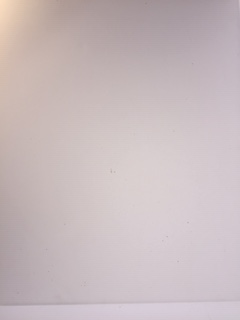
#> input picture carac-geo/background.JPG, 240 x 320 px, found by its file name
$ python carac-geo2.py   (older library calls are emulated)
#> lines starting #> are read from the running program, lines starting #| are printed output that depends on the picture; after the words box and inside, x2 and y2 are one past the last pixel; in counts of white or black regions, pixels touching at a corner belong together
# -*- coding: utf-8 -*-
"""
Created on Thu Jun  4 13:55:01 2020

@author: paulg
"""

from skimage.measure import compare_ssim
from scipy.spatial import distance as dist
from imutils import perspective
from imutils import contours
import numpy as np
import argparse
import imutils
import cv2


import xlsxwriter

import matplotlib.pyplot as plt
import matplotlib.image as mpimg

import subprocess as sp


import os.path

# extract the geometric caractestics and genrate an excel fle

def Str_sim_in(background,image):

    grayA = cv2.cvtColor(background, cv2.COLOR_BGR2GRAY)
    grayB = cv2.cvtColor(image, cv2.COLOR_BGR2GRAY)


    # compute the Structural Similarity Index (SSIM) between the two
    # images, ensuring that the difference image is returned
    (score, diff) = compare_ssim(grayA, grayB, full=True)
    diff = (diff * 255).astype("uint8")

    # threshold the difference image, followed by finding contours to
    # obtain the regions of the two input images that differ
    thresh = cv2.threshold(diff, 80, 255,
    	cv2.THRESH_BINARY_INV | cv2.THRESH_OTSU)[1]
    cnts = cv2.findContours(thresh.copy(), cv2.RETR_EXTERNAL,
    	cv2.CHAIN_APPROX_SIMPLE)
    cnts = imutils.grab_contours(cnts)
    c = max(cnts, key=cv2.contourArea)
    return c


#add the caracteristics of the extraction of the contour to allow more flexibility

#other config ite dila=6 and ite erode=3
def contour_extrac(image):

    gray = cv2.cvtColor(image,cv2.COLOR_BGR2GRAY)
    gray=cv2.GaussianBlur(gray,(7,7),0)


    edged = cv2.Canny(gray, 50, 100)
    edged = cv2.dilate(edged, None, iterations=1)
    edged = cv2.erode(edged, None, iterations=1)


    cnts = cv2.findContours( edged,cv2.RETR_EXTERNAL, cv2.CHAIN_APPROX_SIMPLE)
    cnts = imutils.grab_contours(cnts)

    #extract the biggest contour
    c = max(cnts, key=cv2.contourArea)
    return c

def create_excel(file_name):
#> called with file_name = 'carac-geo.xlsx'
    workbook = xlsxwriter.Workbook(file_name)
    worksheet = workbook.add_worksheet('top')
    worksheet2 = workbook.add_worksheet('side')


    # Start from the first cell. Rows and columns are zero indexed.
    row = 0
    col = 0

    title = ['Name', 'Area','Perimeter','length','height']

    # create the name of the title
    for t in (title):
        worksheet.write(row, col,t)

        col += 1
    return workbook,worksheet,worksheet2

def carac_geo_extra(contour):
    rect = cv2.minAreaRect(contour)
    box = cv2.boxPoints(rect)
    box = np.int0(box)
    size=rect[1]
    W=min(size)
    L=max(size)
    A=cv2.contourArea(contour)
    P=cv2.arcLength(contour,True)
    return A,W,L,P

workbook,worksheet,worksheet2=create_excel('carac-geo.xlsx')


path="C:/Users/paulg/Documents/ENS/M2R/Courses/Projet/code/carac-geo/image3"

files=os.listdir(path)

#parameters measured on the calibration pictures

area_ref=10*10
width_ref=10
length_ref=10
perimeter_ref=(10+10)*2

#calibration parameter

back= cv2.imread('background.jpg')
#> back is the input picture: shape (320, 240, 3); mean B, G, R 189.2, 187, 199.9

pixelsPerA= None
pixelsPerW= None
pixelsPerL= None
pixelsPerP= None

col = 0
row = 1

method=1

for f in files:
    f2=f
    f='image3/'+f
    img = cv2.imread(f)
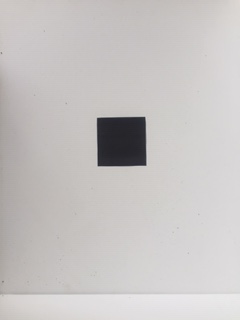
#> input picture carac-geo/image3/0-10x10.JPG, 240 x 320 px
#> img is the input picture: shape (320, 240, 3); mean B, G, R 194.7, 195.6, 198.9
    if method==1:
        contour=contour_extrac(img)
#> in contour_extrac, `edged = cv2.Canny(gray, 50, 100)`:
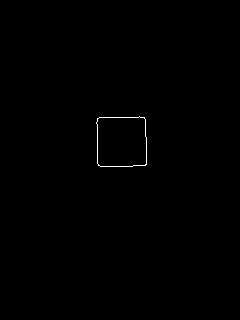
#> edged: shape (320, 240); 0.25% white in thin lines or dots, all inside (x1, y1, x2, y2) = (96, 116, 147, 167)
#> in contour_extrac, `edged = cv2.dilate(edged, None, iterations=1)`:
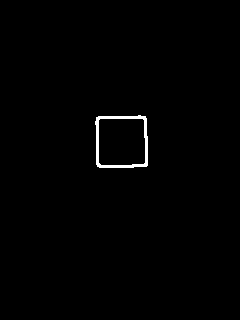
#> edged: shape (320, 240); 0.77% white; 1 white region, box (x1, y1, x2, y2) and area: (95, 115, 148, 168) 589
#> in contour_extrac, `cnts = cv2.findContours( edged,cv2.RETR_EXTERNAL, cv2.CHAIN_APPROX_SIM..`: cnts = 1 contour; box (x1, y1, x2, y2) and area: (96, 116, 147, 167) 2364
#> in contour_extrac, `c = max(cnts, key=cv2.contourArea)`: c = contour of 24 points, box (x1, y1, x2, y2) (96, 116, 147, 167), area 2364
#> contour has the same summary as c in contour_extrac
    if method==2:
        contour=Str_sim_in(back,img)
    A,W,L,P=carac_geo_extra(contour)
#> in carac_geo_extra, `rect = cv2.minAreaRect(contour)`: rect = ((121.3, 141.4), (49.63, 49.81), -1.43)
#> in carac_geo_extra, `box = cv2.boxPoints(rect)`: box = [[97.1, 166.9], [95.85, 117.1], [145.5, 115.8], [146.7, 165.6]]
#> in carac_geo_extra, `box = np.int0(box)`: box = [[97, 166], [95, 117], [145, 115], [146, 165]]
#> in carac_geo_extra, `size=rect[1]`: size = (49.63, 49.81)
#> in carac_geo_extra, `W=min(size)`: W = 49.63
#> in carac_geo_extra, `L=max(size)`: L = 49.81
#> in carac_geo_extra, `A=cv2.contourArea(contour)`: A = 2363.5
#> in carac_geo_extra, `P=cv2.arcLength(contour,True)`: P = 193.6
#> A = 2363.5; W = 49.63; L = 49.81; P = 193.6

    if pixelsPerA is None:
        pixelsPerA=A/area_ref
#> pixelsPerA = 23.64
        pixelsPerW=W/width_ref
#> pixelsPerW = 4.96
        pixelsPerL=L/length_ref
#> pixelsPerL = 4.98
        pixelsPerP=P/perimeter_ref
#> pixelsPerP = 4.84
    A=A/pixelsPerA
#> A = 100
    W=W/pixelsPerW
#> W = 10
    L=L/pixelsPerL
#> L = 10
    P=P/pixelsPerP
#> P = 40
    carac_geo=[f2,A,P,W,L]
#> carac_geo = ['0-10x10.JPG', 100, 40, 10, 10]
    for c in (carac_geo):
        worksheet.write(row, col,c)
        col+=1
#> this loop made 5 passes
#> c on passes 1 to 5: '0-10x10.JPG', 100, 40, 10, 10
#> after the loop, col = 5
    row+=1
#> row = 2
    col=0
#> pass 2 of the loop `for f in files:`:
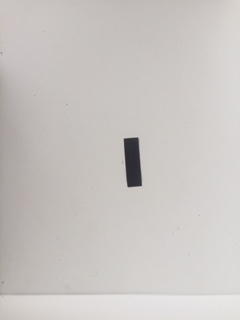
#> input picture carac-geo/image3/10x3.JPG, 240 x 320 px
#> img is the input picture: shape (320, 240, 3); mean B, G, R 194.4, 197.2, 201.5
#> in contour_extrac (call 2), `edged = cv2.Canny(gray, 50, 100)`:
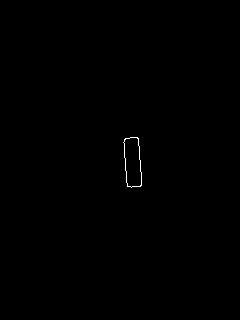
#> edged: shape (320, 240); 0.16% white in thin lines or dots, all inside (x1, y1, x2, y2) = (123, 137, 142, 188)
#> in contour_extrac (call 2), `edged = cv2.dilate(edged, None, iterations=1)`:
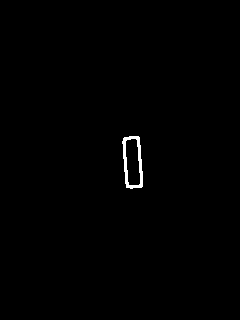
#> edged: shape (320, 240); 0.51% white; 1 white region, box (x1, y1, x2, y2) and area: (122, 136, 143, 189) 395
#> cnts = 1 contour; box (x1, y1, x2, y2) and area: (123, 137, 142, 188) 715
#> in contour_extrac (call 2), `c = max(cnts, key=cv2.contourArea)`: c = contour of 27 points, box (x1, y1, x2, y2) (123, 137, 142, 188), area 715
#> contour has the same summary as c in contour_extrac
#> `A,W,L,P=carac_geo_extra(contour)`: A = 715; W = 15.8; L = 49.93; P = 127.8
#> `A=A/pixelsPerA`: A = 30.25
#> `W=W/pixelsPerW`: W = 3.18
#> `L=L/pixelsPerL`: L = 10.02
#> `P=P/pixelsPerP`: P = 26.41
#> carac_geo = ['10x3.JPG', 30.25, 26.41, 3.18, 10.02]
#> the loop `for c in (carac_geo):` made 5 passes
#> c on passes 1 to 5: '10x3.JPG', 30.25, 26.41, 3.18, 10.02
#> after the loop `for c in (carac_geo):`: col = 5
#> row = 3
#> pass 3 of the loop `for f in files:`:
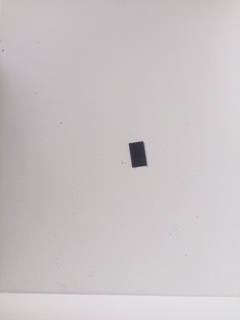
#> input picture carac-geo/image3/3x5.JPG, 240 x 320 px
#> img is the input picture: shape (320, 240, 3); mean B, G, R 197.2, 196.1, 200.2
#> in contour_extrac (call 3), `edged = cv2.Canny(gray, 50, 100)`:
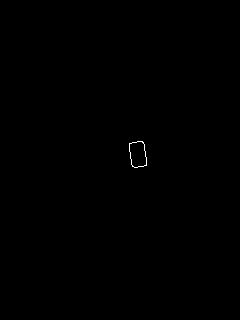
#> edged: shape (320, 240); 0.1% white in thin lines or dots, all inside (x1, y1, x2, y2) = (129, 141, 147, 168)
#> in contour_extrac (call 3), `edged = cv2.dilate(edged, None, iterations=1)`:
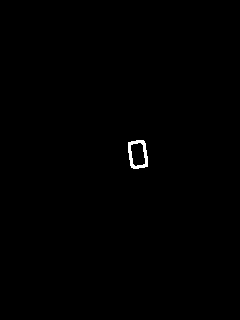
#> edged: shape (320, 240); 0.32% white; 1 white region
#> cnts = 1 contour; box (x1, y1, x2, y2) and area: (129, 141, 147, 168) 365
#> in contour_extrac (call 3), `c = max(cnts, key=cv2.contourArea)`: c = contour of 27 points, box (x1, y1, x2, y2) (129, 141, 147, 168), area 365
#> contour has the same summary as c in contour_extrac
#> `A,W,L,P=carac_geo_extra(contour)`: A = 365; W = 15.97; L = 25.7; P = 78.97
#> `A=A/pixelsPerA`: A = 15.44
#> `W=W/pixelsPerW`: W = 3.22
#> `L=L/pixelsPerL`: L = 5.16
#> `P=P/pixelsPerP`: P = 16.32
#> carac_geo = ['3x5.JPG', 15.44, 16.32, 3.22, 5.16]
#> the loop `for c in (carac_geo):` made 5 passes
#> c on passes 1 to 5: '3x5.JPG', 15.44, 16.32, 3.22, 5.16
#> after the loop `for c in (carac_geo):`: col = 5
#> row = 4


workbook.close()
